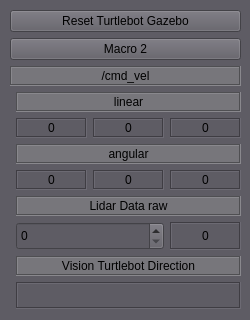
<?xml version="1.0" encoding="UTF-8"?>
<ui version="4.0">
 <class>MainWindowDesign</class>
 <widget class="QMainWindow" name="MainWindowDesign">
  <property name="geometry">
   <rect>
    <x>0</x>
    <y>0</y>
    <width>250</width>
    <height>320</height>
   </rect>
  </property>
  <property name="windowTitle">
   <string>Turtlebot3 Status Manager</string>
  </property>
  <property name="windowIcon">
   <iconset resource="../resources/images.qrc">
    <normaloff>:/images/icon.png</normaloff>:/images/icon.png</iconset>
  </property>
  <property name="styleSheet">
   <string notr="true">background-color: rgb(94, 92, 100)</string>
  </property>
  <property name="locale">
   <locale language="English" country="Australia"/>
  </property>
  <widget class="QWidget" name="centralwidget">
   <widget class="QWidget" name="gridLayoutWidget">
    <property name="geometry">
     <rect>
      <x>10</x>
      <y>10</y>
      <width>231</width>
      <height>299</height>
     </rect>
    </property>
    <layout class="QGridLayout" name="gridLayout">
     <item row="1" column="0" colspan="4">
      <widget class="QPushButton" name="macro2">
       <property name="text">
        <string>Macro 2</string>
       </property>
      </widget>
     </item>
     <item row="4" column="1">
      <widget class="QLabel" name="linear_x">
       <property name="sizePolicy">
        <sizepolicy hsizetype="Preferred" vsizetype="Preferred">
         <horstretch>2</horstretch>
         <verstretch>0</verstretch>
        </sizepolicy>
       </property>
       <property name="maximumSize">
        <size>
         <width>16777215</width>
         <height>20</height>
        </size>
       </property>
       <property name="frameShape">
        <enum>QFrame::Box</enum>
       </property>
       <property name="frameShadow">
        <enum>QFrame::Sunken</enum>
       </property>
       <property name="text">
        <string>0</string>
       </property>
       <property name="alignment">
        <set>Qt::AlignCenter</set>
       </property>
      </widget>
     </item>
     <item row="6" column="3">
      <widget class="QLabel" name="angular_z">
       <property name="sizePolicy">
        <sizepolicy hsizetype="Preferred" vsizetype="Preferred">
         <horstretch>2</horstretch>
         <verstretch>0</verstretch>
        </sizepolicy>
       </property>
       <property name="maximumSize">
        <size>
         <width>16777215</width>
         <height>20</height>
        </size>
       </property>
       <property name="frameShape">
        <enum>QFrame::Box</enum>
       </property>
       <property name="frameShadow">
        <enum>QFrame::Sunken</enum>
       </property>
       <property name="text">
        <string>0</string>
       </property>
       <property name="alignment">
        <set>Qt::AlignCenter</set>
       </property>
      </widget>
     </item>
     <item row="11" column="1" colspan="3">
      <widget class="QLabel" name="direction">
       <property name="sizePolicy">
        <sizepolicy hsizetype="Preferred" vsizetype="Preferred">
         <horstretch>2</horstretch>
         <verstretch>0</verstretch>
        </sizepolicy>
       </property>
       <property name="styleSheet">
        <string notr="true">color: rgb(224, 27, 36)</string>
       </property>
       <property name="frameShape">
        <enum>QFrame::Box</enum>
       </property>
       <property name="frameShadow">
        <enum>QFrame::Sunken</enum>
       </property>
       <property name="text">
        <string/>
       </property>
       <property name="alignment">
        <set>Qt::AlignCenter</set>
       </property>
      </widget>
     </item>
     <item row="6" column="1">
      <widget class="QLabel" name="angular_x">
       <property name="sizePolicy">
        <sizepolicy hsizetype="Preferred" vsizetype="Preferred">
         <horstretch>2</horstretch>
         <verstretch>0</verstretch>
        </sizepolicy>
       </property>
       <property name="maximumSize">
        <size>
         <width>16777215</width>
         <height>20</height>
        </size>
       </property>
       <property name="frameShape">
        <enum>QFrame::Box</enum>
       </property>
       <property name="frameShadow">
        <enum>QFrame::Sunken</enum>
       </property>
       <property name="text">
        <string>0</string>
       </property>
       <property name="alignment">
        <set>Qt::AlignCenter</set>
       </property>
      </widget>
     </item>
     <item row="6" column="2">
      <widget class="QLabel" name="angular_y">
       <property name="sizePolicy">
        <sizepolicy hsizetype="Preferred" vsizetype="Preferred">
         <horstretch>2</horstretch>
         <verstretch>0</verstretch>
        </sizepolicy>
       </property>
       <property name="maximumSize">
        <size>
         <width>16777215</width>
         <height>20</height>
        </size>
       </property>
       <property name="frameShape">
        <enum>QFrame::Box</enum>
       </property>
       <property name="frameShadow">
        <enum>QFrame::Sunken</enum>
       </property>
       <property name="text">
        <string>0</string>
       </property>
       <property name="alignment">
        <set>Qt::AlignCenter</set>
       </property>
      </widget>
     </item>
     <item row="9" column="1" colspan="2">
      <widget class="QSpinBox" name="scan_num">
       <property name="maximumSize">
        <size>
         <width>16777215</width>
         <height>30</height>
        </size>
       </property>
       <property name="maximum">
        <number>360</number>
       </property>
      </widget>
     </item>
     <item row="2" column="0" colspan="4">
      <widget class="QLabel" name="label_2">
       <property name="maximumSize">
        <size>
         <width>16777215</width>
         <height>20</height>
        </size>
       </property>
       <property name="styleSheet">
        <string notr="true">background-color: rgb(119, 118, 123)</string>
       </property>
       <property name="frameShape">
        <enum>QFrame::Box</enum>
       </property>
       <property name="frameShadow">
        <enum>QFrame::Sunken</enum>
       </property>
       <property name="text">
        <string>/cmd_vel</string>
       </property>
       <property name="alignment">
        <set>Qt::AlignCenter</set>
       </property>
      </widget>
     </item>
     <item row="3" column="1" colspan="3">
      <widget class="QLabel" name="model_7">
       <property name="sizePolicy">
        <sizepolicy hsizetype="Preferred" vsizetype="Preferred">
         <horstretch>2</horstretch>
         <verstretch>0</verstretch>
        </sizepolicy>
       </property>
       <property name="maximumSize">
        <size>
         <width>16777215</width>
         <height>20</height>
        </size>
       </property>
       <property name="styleSheet">
        <string notr="true">background-color: rgb(119, 118, 123)</string>
       </property>
       <property name="frameShape">
        <enum>QFrame::Box</enum>
       </property>
       <property name="frameShadow">
        <enum>QFrame::Sunken</enum>
       </property>
       <property name="text">
        <string>linear</string>
       </property>
       <property name="alignment">
        <set>Qt::AlignCenter</set>
       </property>
      </widget>
     </item>
     <item row="4" column="3">
      <widget class="QLabel" name="linear_z">
       <property name="sizePolicy">
        <sizepolicy hsizetype="Preferred" vsizetype="Preferred">
         <horstretch>2</horstretch>
         <verstretch>0</verstretch>
        </sizepolicy>
       </property>
       <property name="maximumSize">
        <size>
         <width>16777215</width>
         <height>20</height>
        </size>
       </property>
       <property name="frameShape">
        <enum>QFrame::Box</enum>
       </property>
       <property name="frameShadow">
        <enum>QFrame::Sunken</enum>
       </property>
       <property name="text">
        <string>0</string>
       </property>
       <property name="alignment">
        <set>Qt::AlignCenter</set>
       </property>
      </widget>
     </item>
     <item row="4" column="2">
      <widget class="QLabel" name="linear_y">
       <property name="sizePolicy">
        <sizepolicy hsizetype="Preferred" vsizetype="Preferred">
         <horstretch>2</horstretch>
         <verstretch>0</verstretch>
        </sizepolicy>
       </property>
       <property name="maximumSize">
        <size>
         <width>16777215</width>
         <height>20</height>
        </size>
       </property>
       <property name="frameShape">
        <enum>QFrame::Box</enum>
       </property>
       <property name="frameShadow">
        <enum>QFrame::Sunken</enum>
       </property>
       <property name="text">
        <string>0</string>
       </property>
       <property name="alignment">
        <set>Qt::AlignCenter</set>
       </property>
      </widget>
     </item>
     <item row="9" column="3">
      <widget class="QLabel" name="scan">
       <property name="sizePolicy">
        <sizepolicy hsizetype="Preferred" vsizetype="Preferred">
         <horstretch>2</horstretch>
         <verstretch>0</verstretch>
        </sizepolicy>
       </property>
       <property name="frameShape">
        <enum>QFrame::Box</enum>
       </property>
       <property name="frameShadow">
        <enum>QFrame::Sunken</enum>
       </property>
       <property name="text">
        <string>0</string>
       </property>
       <property name="alignment">
        <set>Qt::AlignCenter</set>
       </property>
      </widget>
     </item>
     <item row="5" column="1" colspan="3">
      <widget class="QLabel" name="model_5">
       <property name="sizePolicy">
        <sizepolicy hsizetype="Preferred" vsizetype="Preferred">
         <horstretch>2</horstretch>
         <verstretch>0</verstretch>
        </sizepolicy>
       </property>
       <property name="maximumSize">
        <size>
         <width>16777215</width>
         <height>20</height>
        </size>
       </property>
       <property name="styleSheet">
        <string notr="true">background-color: rgb(119, 118, 123)</string>
       </property>
       <property name="frameShape">
        <enum>QFrame::Box</enum>
       </property>
       <property name="frameShadow">
        <enum>QFrame::Sunken</enum>
       </property>
       <property name="text">
        <string>angular</string>
       </property>
       <property name="alignment">
        <set>Qt::AlignCenter</set>
       </property>
      </widget>
     </item>
     <item row="0" column="0" colspan="4">
      <widget class="QPushButton" name="macro1">
       <property name="text">
        <string>Reset Turtlebot Gazebo</string>
       </property>
      </widget>
     </item>
     <item row="8" column="1" colspan="3">
      <widget class="QLabel" name="model_6">
       <property name="sizePolicy">
        <sizepolicy hsizetype="Preferred" vsizetype="Preferred">
         <horstretch>2</horstretch>
         <verstretch>0</verstretch>
        </sizepolicy>
       </property>
       <property name="maximumSize">
        <size>
         <width>16777215</width>
         <height>20</height>
        </size>
       </property>
       <property name="styleSheet">
        <string notr="true">background-color: rgb(119, 118, 123)</string>
       </property>
       <property name="frameShape">
        <enum>QFrame::Box</enum>
       </property>
       <property name="frameShadow">
        <enum>QFrame::Sunken</enum>
       </property>
       <property name="text">
        <string>Lidar Data raw</string>
       </property>
       <property name="alignment">
        <set>Qt::AlignCenter</set>
       </property>
      </widget>
     </item>
     <item row="10" column="1" colspan="3">
      <widget class="QLabel" name="model_8">
       <property name="sizePolicy">
        <sizepolicy hsizetype="Preferred" vsizetype="Preferred">
         <horstretch>2</horstretch>
         <verstretch>0</verstretch>
        </sizepolicy>
       </property>
       <property name="maximumSize">
        <size>
         <width>16777215</width>
         <height>20</height>
        </size>
       </property>
       <property name="styleSheet">
        <string notr="true">background-color: rgb(119, 118, 123)</string>
       </property>
       <property name="frameShape">
        <enum>QFrame::Box</enum>
       </property>
       <property name="frameShadow">
        <enum>QFrame::Sunken</enum>
       </property>
       <property name="text">
        <string>Vision Turtlebot Direction</string>
       </property>
       <property name="alignment">
        <set>Qt::AlignCenter</set>
       </property>
      </widget>
     </item>
    </layout>
   </widget>
  </widget>
  <action name="action_Quit">
   <property name="text">
    <string>&amp;Quit</string>
   </property>
   <property name="shortcut">
    <string>Ctrl+Q</string>
   </property>
   <property name="shortcutContext">
    <enum>Qt::ApplicationShortcut</enum>
   </property>
  </action>
  <action name="action_Preferences">
   <property name="text">
    <string>&amp;Preferences</string>
   </property>
  </action>
  <action name="actionAbout">
   <property name="text">
    <string>&amp;About</string>
   </property>
  </action>
  <action name="actionAbout_Qt">
   <property name="text">
    <string>About &amp;Qt</string>
   </property>
  </action>
 </widget>
 <resources>
  <include location="../resources/images.qrc"/>
 </resources>
 <connections>
  <connection>
   <sender>action_Quit</sender>
   <signal>triggered()</signal>
   <receiver>MainWindowDesign</receiver>
   <slot>close()</slot>
   <hints>
    <hint type="sourcelabel">
     <x>-1</x>
     <y>-1</y>
    </hint>
    <hint type="destinationlabel">
     <x>399</x>
     <y>299</y>
    </hint>
   </hints>
  </connection>
 </connections>
</ui>
